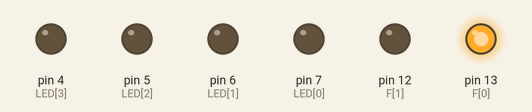
Simulated run of this sketch. Board: Arduino Uno, built with avr-gcc and run on an emulated ATmega328P. Shown: output pins drawn as LEDs (lit = HIGH). Random numbers use the default seed unless the sketch sets one.

Above: at 0.1 s.
At 4.1 s:
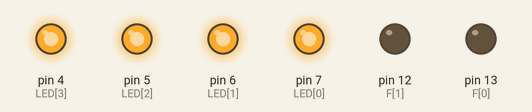
At 12.8 s:
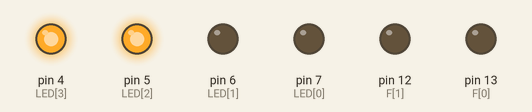
At 21.2 s:
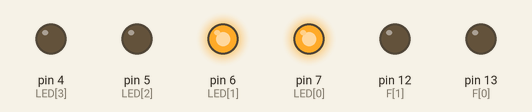
At 30.3 s:
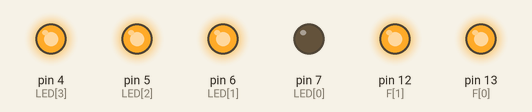
At 39.6 s:
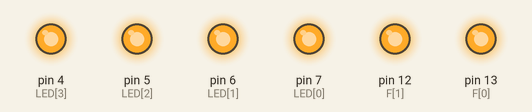
Timing chart, 0 to 40.0 s (numbered marks = the images above):
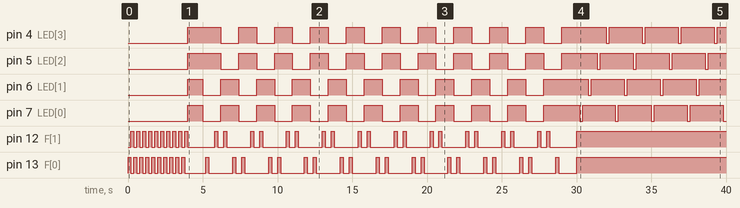

The sketch:

2x2x2LED.ino
```cpp
int F[2] = {13, 12};
int LED[4] = {7, 6, 5, 4};

void setup() {
  Serial.begin(9600);
  pinMode(13, OUTPUT);
  digitalWrite(13, LOW);
  pinMode(12, OUTPUT);
  digitalWrite(12, LOW);

  pinMode(7, OUTPUT);
  pinMode(6, OUTPUT);
  pinMode(5, OUTPUT);
  pinMode(4, OUTPUT);
  for (int i = 4; i <= 7; i++)
  {
    digitalWrite(i, HIGH);
  }
}

void loop() {
  //  int gr[2][4] = {{1, 0, 0, 0}, {1, 1, 0, 1}};
  int de(1000);
  A();
  delay(de);
  for (int i = 0; i < 10; i++)
    B(200);
  delay(de);
  for (int i = 0; i < 10; i++)
    C(200);
  delay(de);
  for (int i = 0; i < 10; i++)
    D();
  delay(de);
  for (int i = 0; i < 10; i++)
    E();
  delay(de);
  for (int i = 0; i < 10; i++)
    k();
  delay(de);
}

void Stop()
{
  for (int i = 0; i < 2; i++)
  {
    digitalWrite(F[i], LOW);
  }
  delay(500);
}
void A()//上層閃 下層閃
{
  for (int k = 0; k < 10; k++)
  {
    for (int i = 0; i < 2; i++)
    {
      digitalWrite(F[i], HIGH);
      for (int j = 0; j < 4; j++)
      {
        digitalWrite(LED[j], LOW);
      }
      delay(200);
      for (int j = 0; j < 4; j++)
      {
        digitalWrite(LED[j], HIGH);
      }
      digitalWrite(F[i], LOW);
    }
  }
}
void B(int d)//側看左旋轉
{
  for (int i = 0; i < 4; i += 2)
  {
    digitalWrite(LED[i], LOW);
    digitalWrite(LED[i + 1], LOW);
    if (i == 0)
    {
      for (int j = 0; j <= 1; j++)
      {
        delay(d);
        digitalWrite(F[j], HIGH);
        delay(d);
        digitalWrite(F[j], LOW);
        delay(d);
      }
    }
    else if (i == 2)
    {
      for (int j = 1; j >= 0; j--)
      {
        delay(d);
        digitalWrite(F[j], HIGH);
        delay(d);
        digitalWrite(F[j], LOW);
        delay(d);
      }
    }
    digitalWrite(LED[i], HIGH);
    digitalWrite(LED[i + 1], HIGH);
  }
}
void C(int d)//俯瞰左旋轉
{
  digitalWrite(F[0], HIGH);
  digitalWrite(F[1], HIGH);
  for (int i = 0; i < 4; i++)
  {
    delay(d);
    digitalWrite(LED[i], LOW);
    delay(d);
    digitalWrite(LED[i], HIGH);
    delay(d);
  }
  digitalWrite(F[0], LOW);
  digitalWrite(F[1], LOW);
}
void D()//兩科隨機閃
{
  int ran_F[2] ;
  int ran_num[2];
  int d = 150;
  for (int i = 0; i < 2; i++)
    ran_F[i] = random(2);
  ran_num[0] = random(4);
  while (true)
  {
    ran_num[1] = random(4);
    if (ran_num[0] != ran_num[1])
      break;
  }
  for (int k = 0; k < 12; k++)
  {
    for (int i = 0; i < 2; i++)
    {
      digitalWrite(F[ran_F[i]], HIGH);
      digitalWrite(LED[ran_num[i]], LOW);
      delay(10);
      digitalWrite(F[ran_F[i]], LOW);
      digitalWrite(LED[ran_num[i]], HIGH);
    }
  }
  delay(d);
}
void E()//隨機閃
{
  int gr[2][4] = {0};
  for (int i = 0; i < 2; i++)
  {
    for (int j = 0; j < 4; j++)
    {
      gr[i][j] = random(2);
    }
  }
  for (int k = 0; k < 10000; k++)
  {
    for (int i = 0; i < 2; i++)
    {
      digitalWrite(F[i], HIGH);
      for (int j = 0; j < 4; j++)
      {
        if (gr[i][j] == 1)
        {
          digitalWrite(LED[j], LOW);
        }
      }
      for (int j = 0; j < 4; j++)
      {
        if (gr[i][j] == 1)
        {
          digitalWrite(LED[j], HIGH);
        }
      }
      digitalWrite(F[i], LOW);
    }
  }
}
void k()
{
  for (int i = 0; i < 2; i++)
  {
    digitalWrite(F[i], HIGH);
  }
  for (int j = 0; j < 2; j++)
  {
    digitalWrite(LED[j], LOW);
    digitalWrite(LED[j + 2], LOW);
    delay(250);
    digitalWrite(LED[j], HIGH);
    digitalWrite(LED[j + 2], HIGH);
    delay(250);
  }

}
```

Measured:
- by itself, pin 4 (LED[3]): goes HIGH 2.2 s, 9 × (LOW 1.2 s, HIGH 1.2 s), LOW 1.2 s, HIGH 3.0 s, 3 × (LOW 0.20 s, HIGH 2.2 s), LOW 0.20 s, then HIGH
- by itself, pin 5 (LED[2]): goes HIGH 2.2 s, 9 × (LOW 1.2 s, HIGH 1.2 s), LOW 1.2 s, 4 × (HIGH 2.4 s, LOW 0.20 s), then HIGH
- by itself, pin 6 (LED[1]): goes HIGH 1.0 s, 9 × (LOW 1.2 s, HIGH 1.2 s), LOW 1.2 s, HIGH 3.0 s, 3 × (LOW 0.20 s, HIGH 2.2 s), LOW 0.20 s, then HIGH
- by itself, pin 7 (LED[0]): goes HIGH 1.0 s, 9 × (LOW 1.2 s, HIGH 1.2 s), LOW 1.2 s, 4 × (HIGH 2.4 s, LOW 0.20 s), HIGH 2.2 s, then LOW
- by itself, pin 12 (F[1]): LOW → HIGH at 0.20 s, → LOW 0.20 s later, → HIGH 0.20 s later, → LOW 0.20 s later, … (61 changes in this stretch)
- by itself, pin 13 (F[0]): LOW → HIGH at 0.00 s, → LOW 0.20 s later, → HIGH 0.20 s later, → LOW 0.20 s later, … (61 changes in this stretch)
